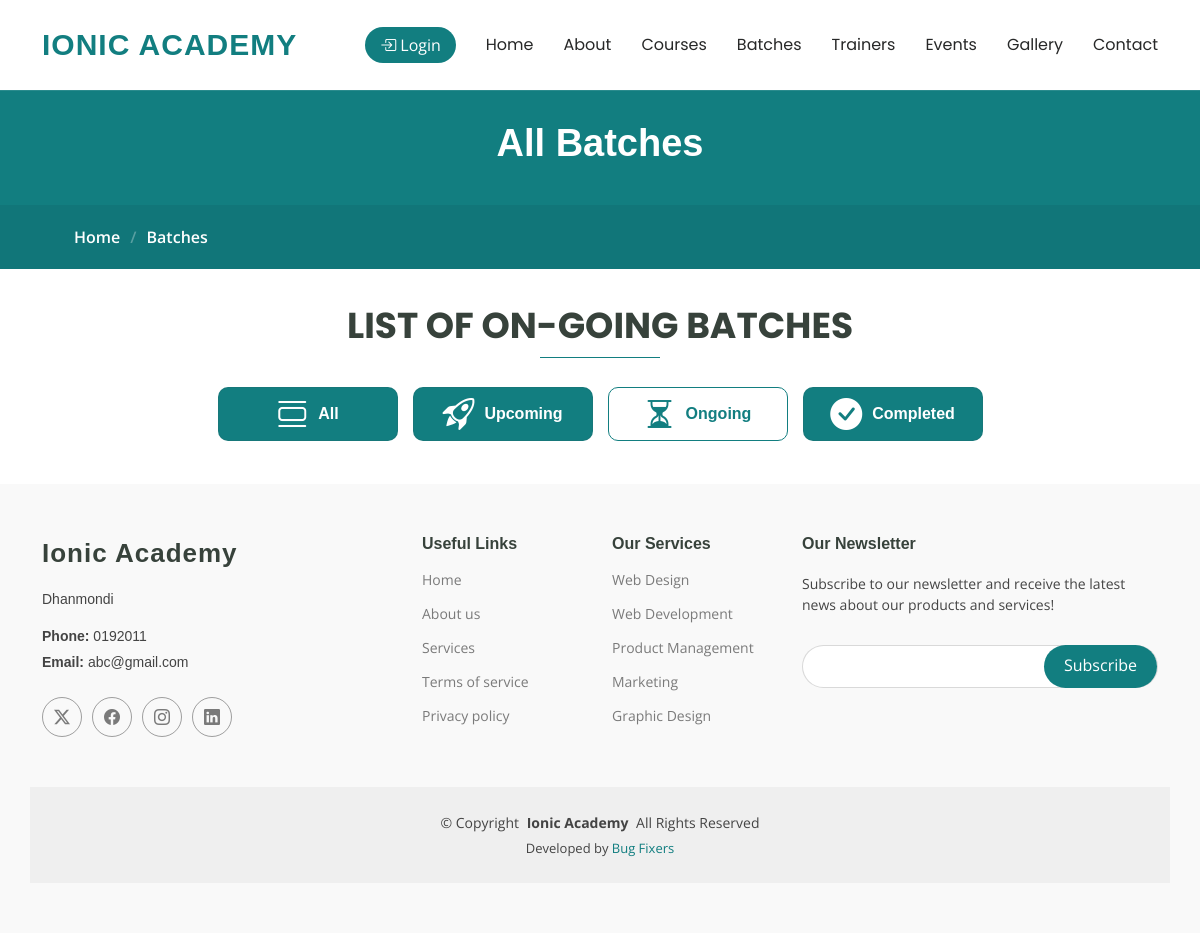
The page /ongoingbatch/ on the database its author committed.
### IMSapp/models.py (models this page shows, shortened)
class WebsiteContactModel(models.Model):
    Imsuser = models.CharField(max_length=50,null=True)
    Mobile = models.CharField(max_length=50,null=True)
    Address = models.CharField(max_length=100,null=True)
    Email = models.CharField(max_length=100,null=True)
    MapLink = models.TextField(null=True)
    GithubLink =models.CharField(max_length=150,null=True)
    FacebookLink =models.CharField(max_length=150,null=True)
    YoutubeLink =models.CharField(max_length=150,null=True)
    TwitterLink =models.CharField(max_length=150,null=True)

### IMSapp/views.py (the view)
# urls.py: path('ongoingbatch/',ongoingbatch,name="ongoingbatch"),
def ongoingbatch(request):
    batchdata = BatchInfoModel.objects.filter(Status='On-Going')
    contactdata = WebsiteContactModel.objects.all()
    current_path = request.path
    context = {
        'pagetitle':'All Batches',
        'subtitle':'Batches',
        'headtitle': 'List of On-Going Batches',
        'contactdata':contactdata,
        'batchdata':batchdata,
        'path':current_path,
    }
    return render(request,'common/ongoingbatch.html',context)

### IMSapp/templates/common/ongoingbatch.html (shortened to what this page needs)
{% extends 'common/batches.html' %}

### IMSapp/templates/master/footer.html (shortened to what this page needs)
<footer id="footer" class="footer position-relative">
    <div class="container footer-top">
      <div class="row gy-4">
        <div class="col-lg-4 col-md-6 footer-about">
          <a href="index.html" class="logo d-flex align-items-center">
            <span class="sitename">Ionic Academy</span>
          </a>
          {% for i in contactdata %}
          <div class="footer-contact pt-3">
            <p>{{i.Address}}</p>
            <p class="mt-3"><strong>Phone:</strong> <span>{{i.Mobile}}</span></p>
            <p><strong>Email:</strong> <span>{{i.Email}}</span></p>
          </div>
          <div class="social-links d-flex mt-4">
            <a href="{{i.Address}}" target="_blank"><i class="bi bi-twitter-x"></i></a>
            <a href="{{i.FacebookLink}}" target="_blank"><i class="bi bi-facebook"></i></a>
            <a href="{{i.TwitterLink}}" target="_blank"><i class="bi bi-instagram"></i></a>
            <a href="{{i.GithubLink}}" target="_blank"><i class="bi bi-linkedin"></i></a>
          </div>
          {% endfor %}
        </div>
        <div class="col-lg-2 col-md-3 footer-links">
          <h4>Useful Links</h4>
          <ul>
            <li><a href="#">Home</a></li>
            <li><a href="#">About us</a></li>
            <li><a href="#">Services</a></li>
            <li><a href="#">Terms of service</a></li>
            <li><a href="#">Privacy policy</a></li>
          </ul>
        </div>
        <div class="col-lg-2 col-md-3 footer-links">
          <h4>Our Services</h4>
          <ul>
            <li><a href="#">Web Design</a></li>
            <li><a href="#">Web Development</a></li>
            <li><a href="#">Product Management</a></li>
            <li><a href="#">Marketing</a></li>
            <li><a href="#">Graphic Design</a></li>
          </ul>
        </div>
        <div class="col-lg-4 col-md-12 footer-newsletter">
          <h4>Our Newsletter</h4>
          <p>Subscribe to our newsletter and receive the latest news about our products and services!</p>
          <form action="forms/newsletter.php" method="post" class="php-email-form">
            <div class="newsletter-form"><input type="email" name="email"><input type="submit" value="Subscribe"></div>
          </form>
        </div>
      </div>
    </div>
    <div class="container copyright text-center mt-4">
      <p>© <span>Copyright</span> <strong class="px-1 sitename">Ionic Academy</strong> <span>All Rights Reserved</span></p>
      <div class="credits">
        Developed by <a href="">Bug Fixers</a>
      </div>
    </div>
  </footer>

### IMSapp/static/assets/css/main.css (style rules this page uses)
:root { --default-font: "Open Sans", system-ui, -apple-system, "Segoe UI", Roboto, "Helvetica Neue", Arial, "Noto Sans", "Liberation Sans", sans-serif, "Apple Color Emoji", "Segoe UI Emoji", "Segoe UI Symbol", "Noto Color Emoji"; --heading-font: "Anik-Bangla", sans-serif; --nav-font: "Poppins", sans-serif; }
:root { --background-color: #ffffff; --default-color: #444444; --heading-color: #37423b; --accent-color: #127e80; --contrast-color: #ffffff; }
:root { --nav-color: #272828; --nav-hover-color: #127e80; --nav-dropdown-background-color: #ffffff; --nav-dropdown-color: #272828; --nav-dropdown-hover-color: #127e80; }
:root { scroll-behavior: smooth; }
body { color: var(--default-color); background-color: var(--background-color); font-family: var(--default-font); }
a { color: var(--accent-color); text-decoration: none; transition: 0.3s; }
h1, h2, h3, h4, h5, h6 { color: var(--heading-color); font-family: var(--heading-font); }
.footer { color: var(--default-color); background-color: color-mix(in srgb, var(--default-color), transparent 97%); font-size: 14px; padding-bottom: 50px; position: relative; }
.footer .footer-top { padding-top: 50px; }
.footer .footer-about .logo { margin-bottom: 0; }
.footer .footer-about .logo span { font-size: 26px; font-weight: 700; letter-spacing: 1px; font-family: var(--heading-font); color: var(--heading-color); }
.footer .footer-about p { font-size: 14px; font-family: var(--heading-font); }
.footer .social-links a { display: flex; align-items: center; justify-content: center; width: 40px; height: 40px; border-radius: 50%; border: 1px solid color-mix(in srgb, var(--default-color), transparent 50%); font-size: 16px; color: color-mix(in srgb, var(--default-color), transparent 30%); margin-right: 10px; transition: 0.3s; }
.footer h4 { font-size: 16px; font-weight: bold; position: relative; padding-bottom: 12px; }
.footer .footer-links { margin-bottom: 30px; }
.footer .footer-links ul { list-style: none; padding: 0; margin: 0; }
.footer .footer-links ul li { padding: 10px 0; display: flex; align-items: center; }
.footer .footer-links ul li:first-child { padding-top: 0; }
.footer .footer-links ul a { color: color-mix(in srgb, var(--default-color), transparent 30%); display: inline-block; line-height: 1; }
.footer .footer-contact p { margin-bottom: 5px; }
.footer .footer-newsletter .newsletter-form { margin-top: 30px; padding: 6px 8px; position: relative; border-radius: 50px; border: 1px solid color-mix(in srgb, var(--default-color), transparent 80%); display: flex; background-color: var(--background-color); transition: 0.3s; }
.footer .footer-newsletter .newsletter-form input[type=email] { border: 0; padding: 4px 8px; width: 100%; background-color: var(--background-color); color: var(--default-color); }
.footer .footer-newsletter .newsletter-form input[type=submit] { border: 0; font-size: 16px; padding: 0 20px 2px 20px; margin: -7px -8px -7px 0; background: var(--accent-color); color: var(--contrast-color); transition: 0.3s; border-radius: 50px; }
.footer .copyright { padding-top: 25px; padding-bottom: 25px; background-color: color-mix(in srgb, var(--default-color), transparent 95%); }
.footer .copyright p { margin-bottom: 0; }
.footer .credits { margin-top: 6px; font-size: 13px; }
.position-relative { position: relative; }

### rows shown on the page
WebsiteContactModel: Address "Dhanmondi", Mobile "0192011", Email "abc@gmail.com"

### other values the page prints
{{ pagetitle }} "All Batches"
{{ subtitle }} "Batches"
{{ headtitle }} "LIST OF ON-GOING BATCHES"
